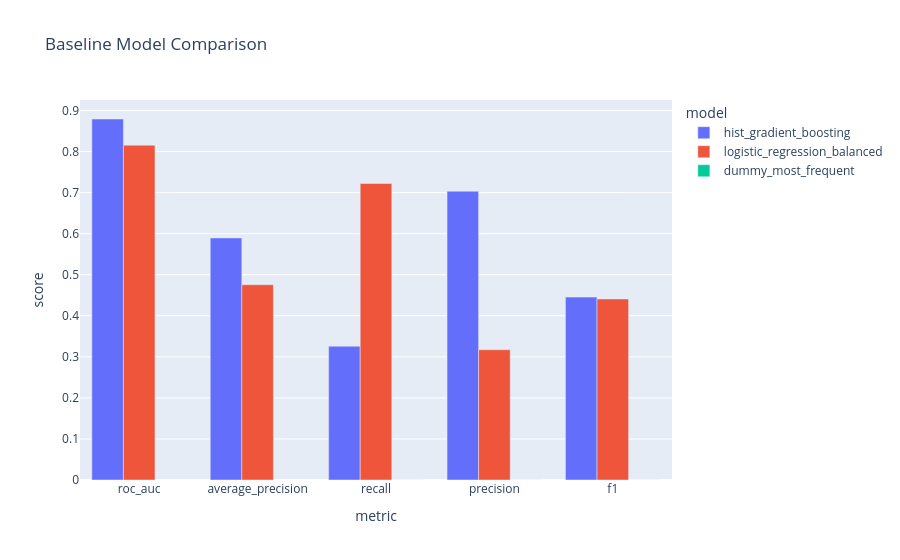

The code cell stored with this chart in its notebook:
### Markdown cell above
## 9. Visual model comparison

These charts compare model performance. The dummy model should be treated as a floor, not a useful credit-risk model.

### Code cell
metrics_to_plot = [
    'roc_auc',
    'average_precision',
    'recall',
    'precision',
    'f1',
]

plot_results = results_df.melt(
    id_vars='model',
    value_vars=metrics_to_plot,
    var_name='metric',
    value_name='score',
)

fig = px.bar(
    plot_results,
    x='metric',
    y='score',
    color='model',
    barmode='group',
    title='Baseline Model Comparison',
)
fig.show()

### Figure 1 — Plotly figure (JSON) as saved in the notebook; plotly's stock layout.template omitted (floating-point values rounded to 4 significant figures)
{"data": [{"alignmentgroup": "True", "hovertemplate": "model=hist_gradient_boosting<br>metric=%{x}<br>score=%{y}<extra></extra>", "legendgroup": "hist_gradient_boosting", "marker": {"color": "#636efa", "pattern": {"shape": ""}}, "name": "hist_gradient_boosting", "offsetgroup": "hist_gradient_boosting", "orientation": "v", "showlegend": true, "textposition": "auto", "type": "bar", "x": ["roc_auc", "average_precision", "recall", "precision", "f1"], "xaxis": "x", "y": [0.8793, 0.5896, 0.3259, 0.7034, 0.4455], "yaxis": "y"}, {"alignmentgroup": "True", "hovertemplate": "model=logistic_regression_balanced<br>metric=%{x}<br>score=%{y}<extra></extra>", "legendgroup": "logistic_regression_balanced", "marker": {"color": "#EF553B", "pattern": {"shape": ""}}, "name": "logistic_regression_balanced", "offsetgroup": "logistic_regression_balanced", "orientation": "v", "showlegend": true, "textposition": "auto", "type": "bar", "x": ["roc_auc", "average_precision", "recall", "precision", "f1"], "xaxis": "x", "y": [0.8155, 0.4758, 0.7222, 0.3173, 0.4409], "yaxis": "y"}, {"alignmentgroup": "True", "hovertemplate": "model=dummy_most_frequent<br>metric=%{x}<br>score=%{y}<extra></extra>", "legendgroup": "dummy_most_frequent", "marker": {"color": "#00cc96", "pattern": {"shape": ""}}, "name": "dummy_most_frequent", "offsetgroup": "dummy_most_frequent", "orientation": "v", "showlegend": true, "textposition": "auto", "type": "bar", "x": ["roc_auc", "average_precision", "recall", "precision", "f1"], "xaxis": "x", "y": [NaN, NaN, 0.0, 0.0, 0.0], "yaxis": "y"}], "layout": {"barmode": "group", "legend": {"title": {"text": "model"}, "tracegroupgap": 0}, "title": {"text": "Baseline Model Comparison"}, "xaxis": {"anchor": "y", "domain": [0, 1], "title": {"text": "metric"}}, "yaxis": {"anchor": "x", "domain": [0, 1], "title": {"text": "score"}}}}
